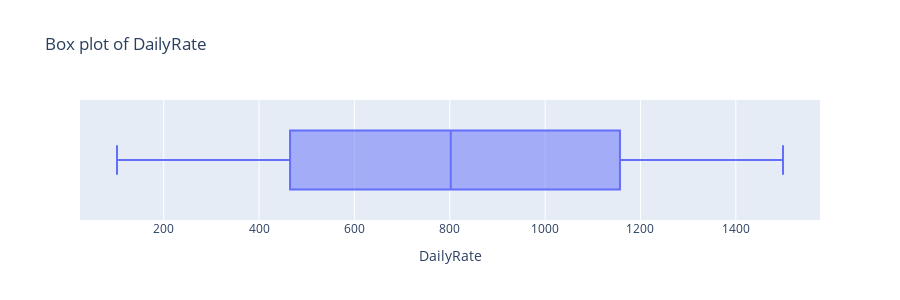

This figure's notebook cell:
### Markdown cell above
### DailyRate
The daily rate of pay for the employee. **Numerical**

### Code cell
fig = px.box(df, x="DailyRate", title="Box plot of DailyRate")
fig.update_layout(xaxis_title="DailyRate", height=300)
fig.show()

### Figure 1 — Plotly figure (JSON) as saved in the notebook; plotly's stock layout.template omitted (floating-point values rounded to 4 significant figures; data arrays with more than 128 entries replaced by an {"elided": "..."} marker saying what was removed)
{"data": [{"alignmentgroup": "True", "hovertemplate": "DailyRate=%{x}<extra></extra>", "legendgroup": "", "marker": {"color": "#636efa"}, "name": "", "notched": false, "offsetgroup": "", "orientation": "h", "showlegend": false, "type": "box", "x": {"elided": "1470 int values"}, "x0": " ", "xaxis": "x", "y0": " ", "yaxis": "y"}], "layout": {"boxmode": "group", "height": 300, "legend": {"tracegroupgap": 0}, "title": {"text": "Box plot of DailyRate"}, "xaxis": {"anchor": "y", "domain": [0, 1], "title": {"text": "DailyRate"}}, "yaxis": {"anchor": "x", "domain": [0, 1]}}}
